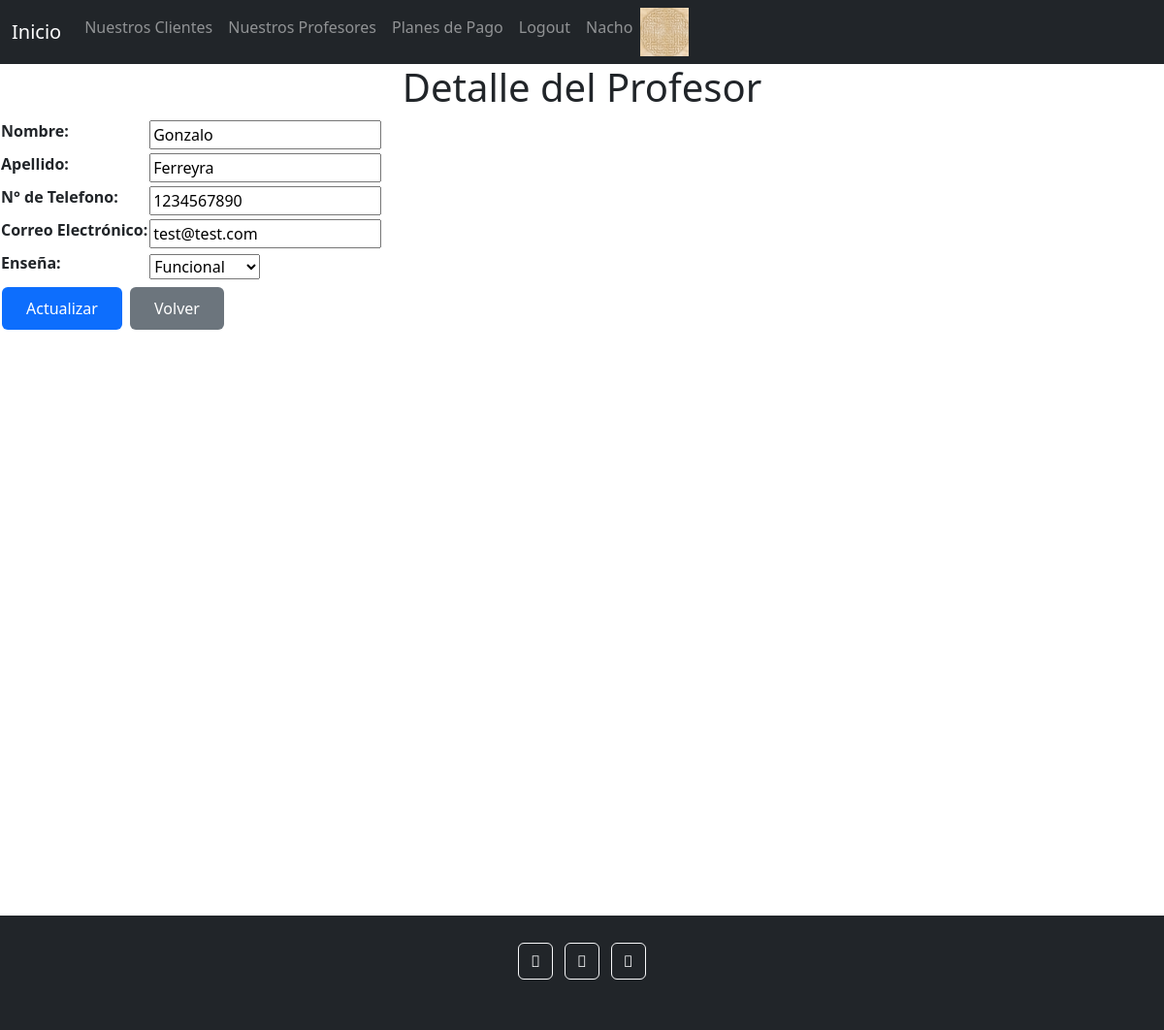
The app's page /trainers/update-trainer/2/ (signed in) with its own data.
### users/models.py (models this page shows)
class UserProfile(models.Model):
    user = models.OneToOneField(User, on_delete=models.CASCADE, related_name='profile')
    phone = models.CharField(max_length=25, null=True, blank=True)
    birth_date = models.DateField(null=True, blank=True)
    profile_picture = models.ImageField(upload_to='profile_images', null=True, blank=True)

### trainers/models.py (models this page shows, shortened)
class Trainers(models.Model):
    first_name = models.CharField(max_length=50)
    last_name = models.CharField(max_length=50)
    phone_number = models.CharField(max_length=20)
    email = models.EmailField()
    teaches = models.CharField(max_length=50, choices = CONDITION_CHOICES)

### trainers/views.py (the view, shortened to what this page needs)
# urls.py: path('update-trainer/<int:pk>/', update_trainer, name='update_trainer'),
@login_required
def update_trainer(request, pk):
    trainer = Trainers.objects.get(id=pk)
    if request.method == 'GET':
        form = TrainerForm(initial = {
            'first_name':trainer.first_name,
            'last_name':trainer.last_name,
            'phone_number':trainer.phone_number,
            'email':trainer.email,
            'teaches':trainer.teaches,
        })
        context ={
            'form':form
        }
        return render(request, 'trainers/update_trainer.html', context=context)

### trainers/forms.py
class TrainerForm(forms.Form):
    first_name = forms.CharField(max_length=50, required=True, label='Nombre')
    last_name = forms.CharField(max_length=50, required=True, label='Apellido')
    phone_number = forms.CharField(max_length=20, required=False, label='N° de Telefono')
    email = forms.EmailField(required=False, label='Correo Electrónico')
    teaches = forms.ChoiceField(required=True, choices = CONDITION_CHOICES, label='Enseña')

### templates/trainers/update_trainer.html (shortened to what this page needs)
{% extends 'base.html' %}
{% block content %}
    <center><h1>Detalle del Profesor</h1></center>
    {% if form %}
        <form action="" method="POST">
            <table>
                {{form.as_table}}
            </table>
            <input id="button" class="btn btn-primary" type="submit" value="Actualizar">
            <a href="/trainers/list-trainers/" id="button" class="btn btn-secondary">Volver</a>
        </form>
    {% endif %}
{% endblock %}

### templates/base.html (shortened to what this page needs)
<!DOCTYPE html>
<html lang="en">
<head>
    <link rel="stylesheet" href="https://cdn.jsdelivr.net/npm/bootstrap@4.6.2/dist/css/bootstrap.min.css">
    <link rel="stylesheet" href="https://cdnjs.cloudflare.com/ajax/libs/font-awesome/4.7.0/css/font-awesome.min.css">
    <link href="https://cdn.jsdelivr.net/npm/bootstrap@5.3.0-alpha1/dist/css/bootstrap.min.css" rel="stylesheet"><link href="https://cdn.jsdelivr.net/npm/bootstrap@5.3.0-alpha1/dist/css/bootstrap.min.css" rel="stylesheet">
</head>
<body>
    <header>
        <nav class="navbar navbar-expand-lg navbar-dark bg-dark">
            <div class="container-fluid">
                <a class="navbar-brand" href="/">Inicio</a>
                <div class="collapse navbar-collapse" id="navbarSupportedContent">
                    <ul class="navbar-nav mr-auto">
                        {% if request.user.is_authenticated %}
                            <li class="nav-item">
                                <a class="nav-link" href="/clients/list-clients/">Nuestros Clientes</a>
                            </li>
                            <li class="nav-item">
                                <a class="nav-link" href="/trainers/list-trainers/">Nuestros Profesores</a>
                            </li>
                        {% endif %}
                        <li class="nav-item">
                            <a class="nav-link" href="/plans/list-plans/">Planes de Pago</a>
                        </li>
                        {% if request.user.is_authenticated %}
                            <li class="nav-item">
                                <a class="nav-link" href="/users/logout/">Logout</a>
                            </li>
                            <li class="nav-item">
                                <a class="nav-link" href="/users/update/">{{request.user.username}}</a>
                            </li>
                            {% if request.user.profile.profile_picture.url != '' %}
                                <img src="{{request.user.profile.profile_picture.url}}" alt="profile_picture" width="50px" height="50px">
                            {% endif %}
                        {% endif %}
                    </ul>
                </div>
            </div>
        </nav>
    </header>
    {% block content %}
    {% endblock %}
    <footer class="bg-dark text-center text-white" style="margin-top:600px;">
        <div class="container p-4">
        <section class="mb-4">
            <a class="btn btn-outline-light btn-floating m-1" href="#!" role="button"
            ><i class="fab fa-facebook-f"></i
            ></a>
            <a class="btn btn-outline-light btn-floating m-1" href="#!" role="button"
            ><i class="fab fa-twitter"></i
            ></a>
            <a class="btn btn-outline-light btn-floating m-1" href="#!" role="button"
            ><i class="fab fa-google"></i
            ></a>
</body>
</html>

### templates/base.html (style rules this page uses)
#button { border: none; color: white; padding: 10px 25px; text-align: center; text-decoration: none; display: inline-block; font-size: 16px; margin: 4px 2px; cursor: pointer; }
body { background-image: url('https://img.freepik.com/free-photo/blurred-cardio-machines_1203-98.jpg?w=2000'); }

### records on screen
Trainers: first_name "Gonzalo", last_name "Ferreyra", phone_number "1234567890", email "test@test.com", teaches "Funcional"

### other values on screen
{{ request.user.username }} "Nacho"
